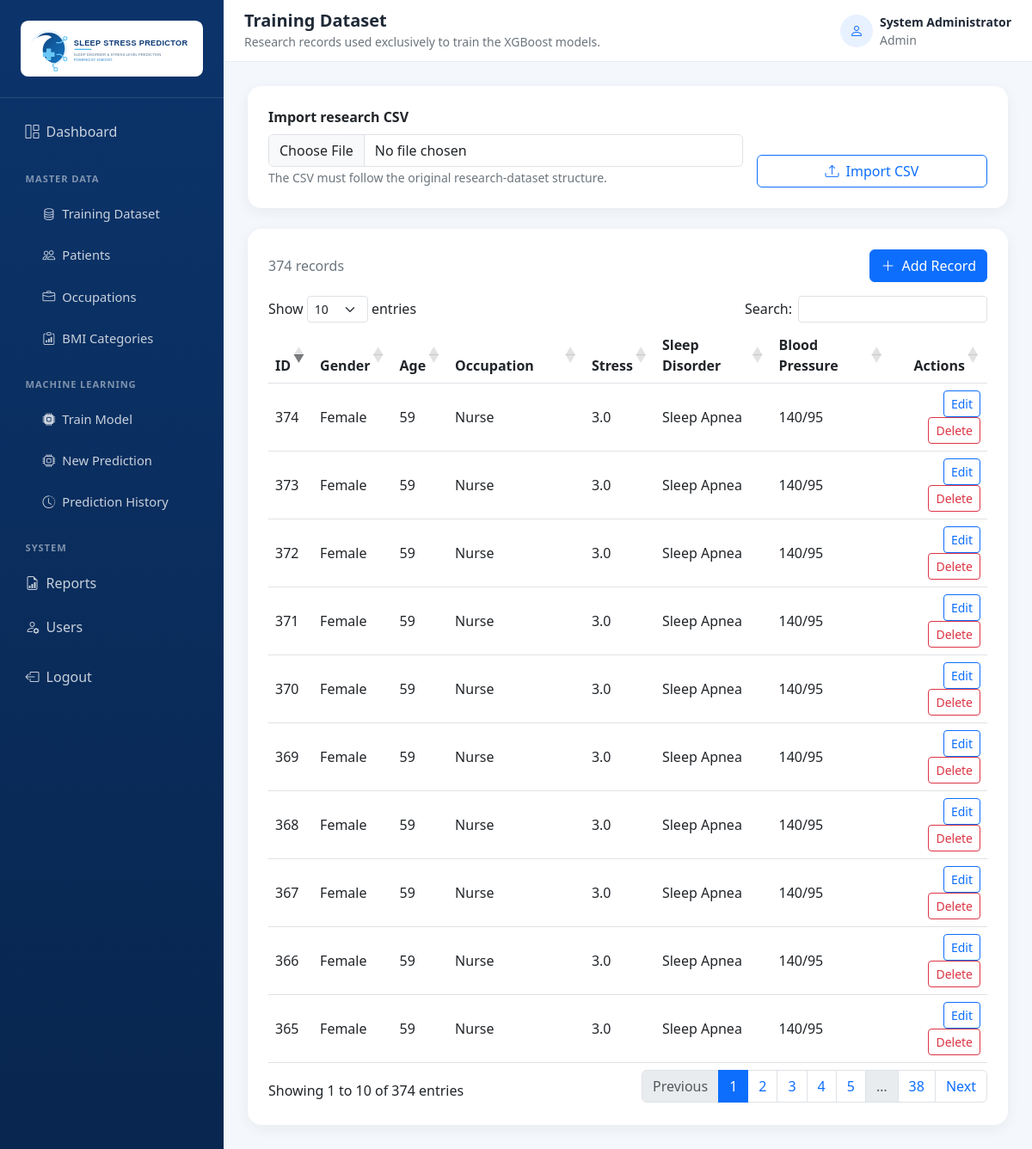
The page /master-data/training-dataset/ (signed in) on the database its author committed.
### models/database.py (models this page shows)
class User(UserMixin, db.Model):
    __tablename__ = "users"
    id = db.Column(db.Integer, primary_key=True)
    full_name = db.Column(db.String(120), nullable=False)
    username = db.Column(db.String(80), nullable=False, unique=True, index=True)
    password_hash = db.Column(db.String(256), nullable=False)
    role = db.Column(db.String(20), nullable=False, default="Admin")
    created_at = db.Column(db.DateTime, nullable=False, default=jakarta_now)

class TrainingDatasetRecord(db.Model):
    __tablename__ = "training_dataset_records"
    id = db.Column(db.Integer, primary_key=True)
    source_person_id = db.Column(db.Integer, nullable=True, index=True)
    gender = db.Column(db.String(20), nullable=False)
    age = db.Column(db.Integer, nullable=False)
    occupation_id = db.Column(db.Integer, db.ForeignKey("occupations.id"), nullable=False, index=True)
    sleep_duration = db.Column(db.Float, nullable=False)
    quality_of_sleep = db.Column(db.Integer, nullable=False)
    physical_activity_level = db.Column(db.Integer, nullable=False)
    stress_level = db.Column(db.Float, nullable=False)
    bmi_category_id = db.Column(db.Integer, db.ForeignKey("bmi_categories.id"), nullable=False, index=True)
    systolic_bp = db.Column(db.Integer, nullable=False)
    diastolic_bp = db.Column(db.Integer, nullable=False)
    heart_rate = db.Column(db.Integer, nullable=False)
    daily_steps = db.Column(db.Integer, nullable=False)
    sleep_disorder = db.Column(db.String(80), nullable=False)
    created_at = db.Column(db.DateTime, nullable=False, default=jakarta_now)
    updated_at = db.Column(db.DateTime, nullable=False, default=jakarta_now, onupdate=jakarta_now)
    occupation = db.relationship("Occupation", back_populates="training_dataset_records")
    bmi_category = db.relationship("BmiCategory", back_populates="training_dataset_records")

class Occupation(db.Model):
    __tablename__ = "occupations"
    id = db.Column(db.Integer, primary_key=True)
    name = db.Column(db.String(120), nullable=False, unique=True, index=True)
    created_at = db.Column(db.DateTime, nullable=False, default=jakarta_now)
    training_dataset_records = db.relationship("TrainingDatasetRecord", back_populates="occupation")
    patients = db.relationship("Patient", back_populates="occupation")

### routes/training_dataset.py (the view)
@training_dataset_bp.get("/")
@login_required
def index():
    records = TrainingDatasetRecord.query.order_by(TrainingDatasetRecord.id.desc()).all()
    return render_template("training_dataset/index.html", records=records)

### app.py (called while the page is built)
@login_manager.user_loader
def load_user(user_id):
    return db.session.get(User, int(user_id))

### templates/training_dataset/index.html (shortened to what this page needs)
{% extends "base.html" %}
{% block title %}Training Dataset - Sleep Stress Predictor{% endblock %}{% block page_title %}Training Dataset{% endblock %}{% block page_subtitle %}Research records used exclusively to train the XGBoost models.{% endblock %}
{% block content %}<div class="card border-0 dashboard-card mb-4"><div class="card-body p-4"><form method="post" action="{{ url_for('training_dataset.import_csv') }}" enctype="multipart/form-data" class="row g-3 align-items-end"><div class="col-md-8"><label class="form-label fw-semibold">Import research CSV</label><input class="form-control" type="file" name="csv_file" accept=".csv" required><small class="text-secondary">The CSV must follow the original research-dataset structure.</small></div><div class="col-md-4"><button class="btn btn-outline-primary w-100" type="submit"><i class="bi bi-upload me-2"></i>Import CSV</button></div></form></div></div><div class="card border-0 dashboard-card"><div class="card-body p-4"><div class="d-flex justify-content-between align-items-center mb-3"><span class="text-secondary">{{ records|length }} records</span><a class="btn btn-primary" href="{{ url_for('training_dataset.create') }}"><i class="bi bi-plus-lg me-2"></i>Add Record</a></div><div class="table-responsive"><table class="table data-table align-middle"><thead><tr><th>ID</th><th>Gender</th><th>Age</th><th>Occupation</th><th>Stress</th><th>Sleep Disorder</th><th>Blood Pressure</th><th class="text-end">Actions</th></tr></thead><tbody>{% for record in records %}<tr><td>{{ record.source_person_id or '-' }}</td><td>{{ record.gender }}</td><td>{{ record.age }}</td><td>{{ record.occupation.name }}</td><td>{{ record.stress_level }}</td><td>{{ record.sleep_disorder }}</td><td>{{ record.systolic_bp }}/{{ record.diastolic_bp }}</td><td class="text-end"><a class="btn btn-sm btn-outline-primary" href="{{ url_for('training_dataset.edit', record_id=record.id) }}">Edit</a><form method="post" class="d-inline" action="{{ url_for('training_dataset.delete', record_id=record.id) }}" onsubmit="return confirm('Delete this training record?');"><button class="btn btn-sm btn-outline-danger">Delete</button></form></td></tr>{% endfor %}</tbody></table></div></div></div>{% endblock %}

### templates/base.html (shortened to what this page needs)
<!DOCTYPE html>
<html lang="id">
<head>
  <link href="https://cdn.jsdelivr.net/npm/bootstrap@5.3.0/dist/css/bootstrap.min.css" rel="stylesheet">
  <link rel="stylesheet" href="https://cdn.jsdelivr.net/npm/bootstrap-icons@1.11.1/font/bootstrap-icons.css">
  <link rel="stylesheet" href="https://cdn.datatables.net/1.13.8/css/dataTables.bootstrap5.min.css">
  <link rel="stylesheet" href="{{ url_for('static', filename='css/dashboard.css') }}">
</head>
<body class="dashboard-body">
  <aside class="app-sidebar">
    <a class="sidebar-brand" href="{{ url_for('system.dashboard') }}"><img src="{{ url_for('static', filename='img/logo.svg') }}" alt="Sleep Stress Predictor" class="sidebar-logo"></a>
    <nav class="sidebar-nav nav flex-column">
      <a class="nav-link {% if request.endpoint == 'system.dashboard' %}active{% endif %}" href="{{ url_for('system.dashboard') }}"><i class="bi bi-grid-1x2 me-2"></i>Dashboard</a>
      <div class="nav-label">Master Data</div><div class="submenu">
        <a class="nav-link" href="{{ url_for('training_dataset.index') }}"><i class="bi bi-database me-2"></i>Training Dataset</a>
        <a class="nav-link" href="{{ url_for('master_data.patients') }}"><i class="bi bi-people me-2"></i>Patients</a>
        <a class="nav-link" href="{{ url_for('master_data.occupations') }}"><i class="bi bi-briefcase me-2"></i>Occupations</a>
        <a class="nav-link" href="{{ url_for('master_data.bmi_categories') }}"><i class="bi bi-clipboard-data me-2"></i>BMI Categories</a>
      </div>
      <div class="nav-label">Machine Learning</div><div class="submenu">
        <a class="nav-link" href="{{ url_for('train') }}"><i class="bi bi-cpu-fill me-2"></i>Train Model</a>
        <a class="nav-link" href="{{ url_for('prediction.new_prediction') }}"><i class="bi bi-cpu me-2"></i>New Prediction</a>
        <a class="nav-link" href="{{ url_for('prediction.history') }}"><i class="bi bi-clock-history me-2"></i>Prediction History</a>
      </div>
      <div class="nav-label">System</div>
      <a class="nav-link" href="{{ url_for('reports.index') }}"><i class="bi bi-file-earmark-bar-graph me-2"></i>Reports</a>
      {% if current_user.role == 'Admin' %}<a class="nav-link" href="{{ url_for('users.index') }}"><i class="bi bi-person-gear me-2"></i>Users</a>{% endif %}
      <form method="post" action="{{ url_for('auth.logout') }}" class="mt-2"><button class="sidebar-logout" type="submit"><i class="bi bi-box-arrow-left me-2"></i>Logout</button></form>
    </nav>
  </aside>
  <main class="app-main">
    <header class="app-topbar d-flex justify-content-between align-items-center px-4">
      <div><h5 class="mb-0 fw-bold">{% block page_title %}Sleep Stress Predictor{% endblock %}</h5><small class="text-secondary">{% block page_subtitle %}{% endblock %}</small></div>
      <div class="d-flex align-items-center gap-2"><span class="user-avatar"><i class="bi bi-person"></i></span><div class="small"><strong class="d-block">{{ current_user.full_name }}</strong><span class="text-secondary">{{ current_user.role }}</span></div></div>
    </header>
    <section class="page-content">
      {% block content %}{% endblock %}
    </section>
  </main>
</body>
</html>

### static/css/dashboard.css (style rules this page uses)
:root { --sidebar-width: 260px; --brand-blue: #0d6efd; }
body.dashboard-body { background: #f4f7fb; color: #1f2937; }
.app-sidebar { background: linear-gradient(180deg, #0c346b 0%, #08264f 100%); min-height: 100vh; position: fixed; inset: 0 auto 0 0; width: var(--sidebar-width); z-index: 1040; }
.sidebar-brand { color: #fff; font-weight: 700; font-size: 1.2rem; text-decoration: none; display: block; padding: 1.5rem; border-bottom: 1px solid rgba(255,255,255,.12); }
.sidebar-logo { background: #fff; border-radius: .55rem; display: block; height: auto; padding: .35rem; width: 100%; }
.sidebar-nav { padding: 1rem; }
.sidebar-nav .nav-link { color: rgba(255,255,255,.78); border-radius: .6rem; padding: .72rem .85rem; margin-bottom: .2rem; font-weight: 500; }
.sidebar-nav .nav-label { color: rgba(255,255,255,.48); font-size: .7rem; font-weight: 700; letter-spacing: .08em; margin: 1.25rem .85rem .55rem; text-transform: uppercase; }
.sidebar-nav .submenu .nav-link { font-size: .92rem; padding-left: 2.1rem; }
.sidebar-logout { background: transparent; border: 0; color: rgba(255,255,255,.78); padding: .72rem .85rem; text-align: left; width: 100%; }
.app-main { margin-left: var(--sidebar-width); min-height: 100vh; }
.app-topbar { background: #fff; border-bottom: 1px solid #e7edf5; min-height: 72px; }
.page-content { padding: 1.75rem; }
.dashboard-card { border-radius: 1rem; box-shadow: 0 .25rem 1rem rgba(31,41,55,.06); }
.user-avatar { background: #e8f1ff; border-radius: 50%; color: var(--brand-blue); display: inline-flex; height: 38px; align-items: center; justify-content: center; width: 38px; }

### rows shown on the page
User: full_name "System Administrator", role "Admin"
TrainingDatasetRecord: source_person "374", gender "Female", age "59", occupation.name "Nurse", stress_level "3.0", sleep_disorder "Sleep Apnea", systolic_bp "140", diastolic_bp "95"
TrainingDatasetRecord: source_person "373", gender "Female", age "59", occupation.name "Nurse", stress_level "3.0", sleep_disorder "Sleep Apnea", systolic_bp "140", diastolic_bp "95"
TrainingDatasetRecord: source_person "372", gender "Female", age "59", occupation.name "Nurse", stress_level "3.0", sleep_disorder "Sleep Apnea", systolic_bp "140", diastolic_bp "95"
TrainingDatasetRecord: source_person "371", gender "Female", age "59", occupation.name "Nurse", stress_level "3.0", sleep_disorder "Sleep Apnea", systolic_bp "140", diastolic_bp "95"
TrainingDatasetRecord: source_person "370", gender "Female", age "59", occupation.name "Nurse", stress_level "3.0", sleep_disorder "Sleep Apnea", systolic_bp "140", diastolic_bp "95"
TrainingDatasetRecord: source_person "369", gender "Female", age "59", occupation.name "Nurse", stress_level "3.0", sleep_disorder "Sleep Apnea", systolic_bp "140", diastolic_bp "95"
TrainingDatasetRecord: source_person "368", gender "Female", age "59", occupation.name "Nurse", stress_level "3.0", sleep_disorder "Sleep Apnea", systolic_bp "140", diastolic_bp "95"
TrainingDatasetRecord: source_person "367", gender "Female", age "59", occupation.name "Nurse", stress_level "3.0", sleep_disorder "Sleep Apnea", systolic_bp "140", diastolic_bp "95"
TrainingDatasetRecord: source_person "366", gender "Female", age "59", occupation.name "Nurse", stress_level "3.0", sleep_disorder "Sleep Apnea", systolic_bp "140", diastolic_bp "95"
TrainingDatasetRecord: source_person "365", gender "Female", age "59", occupation.name "Nurse", stress_level "3.0", sleep_disorder "Sleep Apnea", systolic_bp "140", diastolic_bp "95"

### other values the page prints
{{ records|length }} "374"
